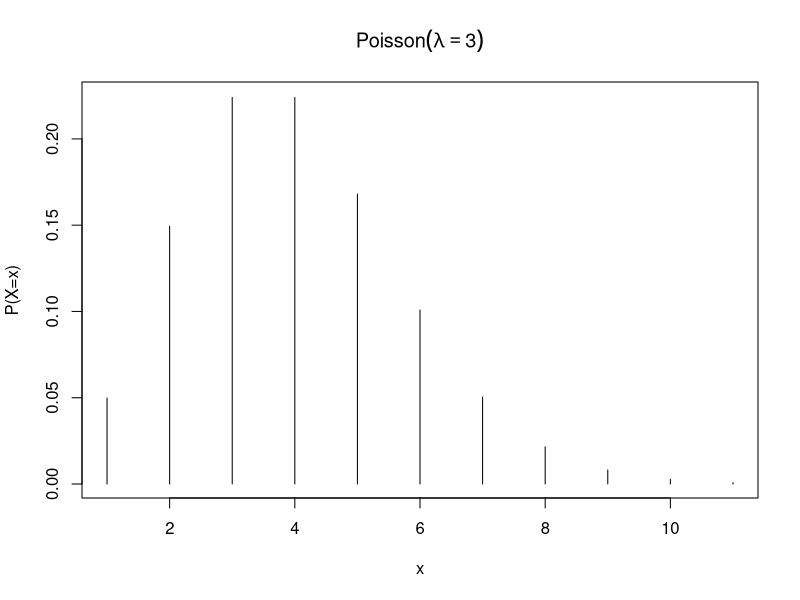
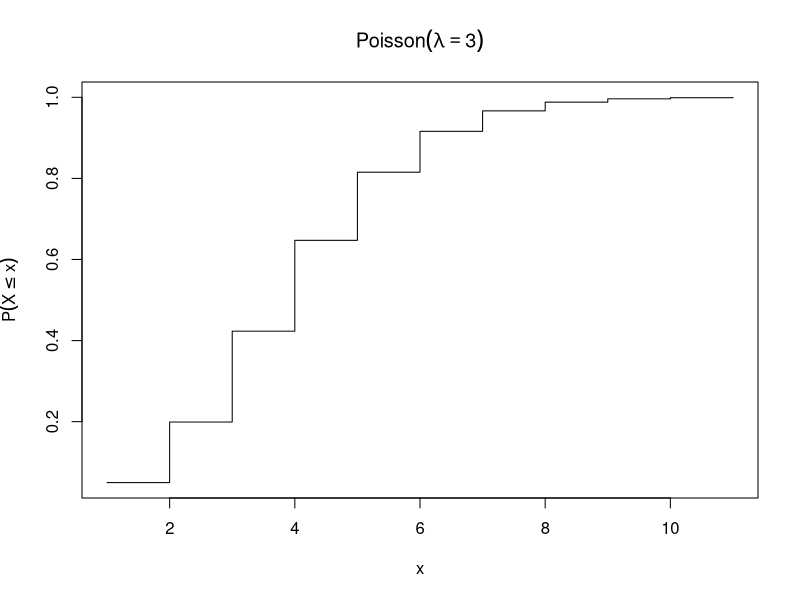
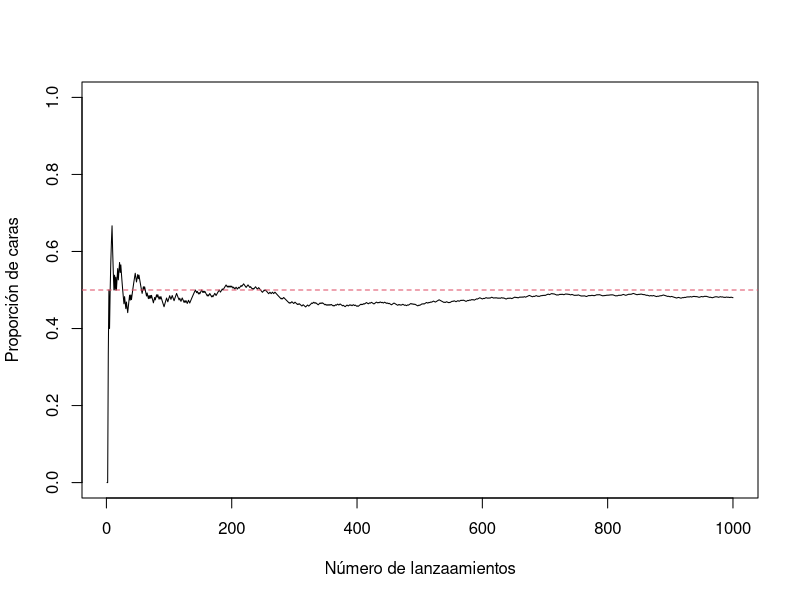
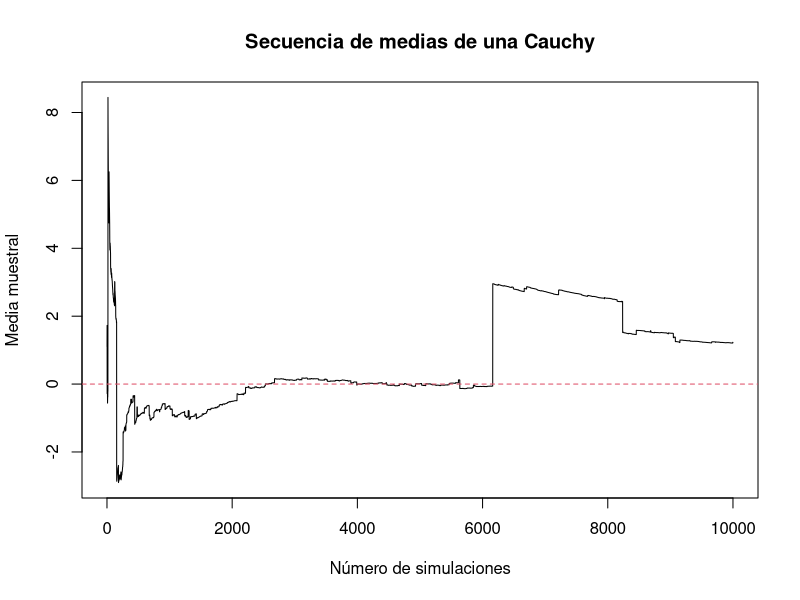
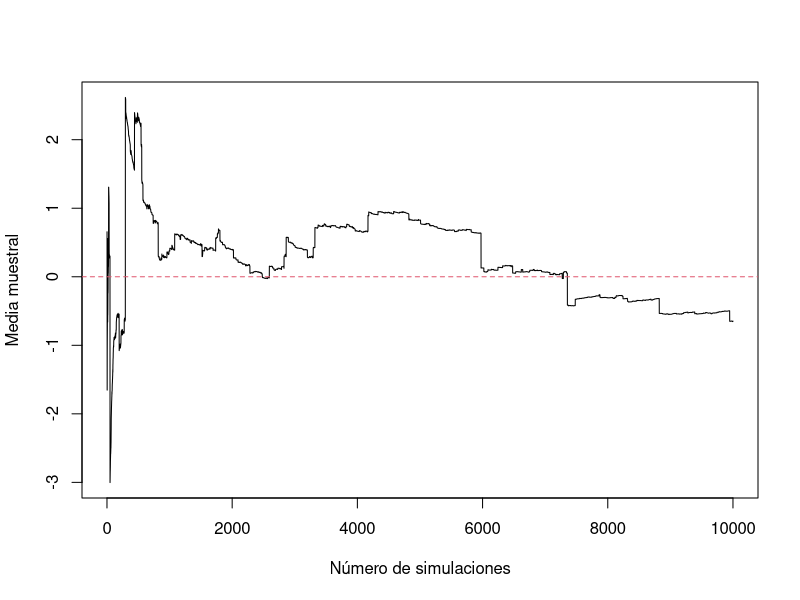
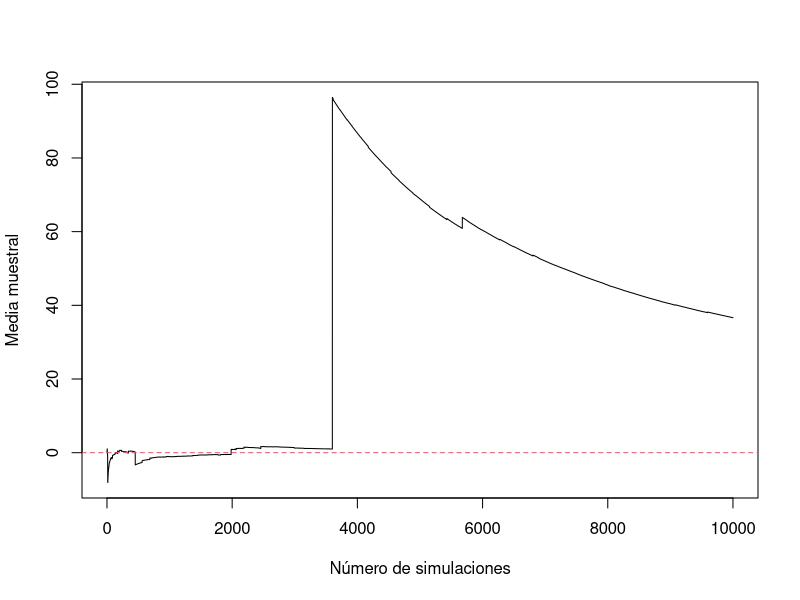
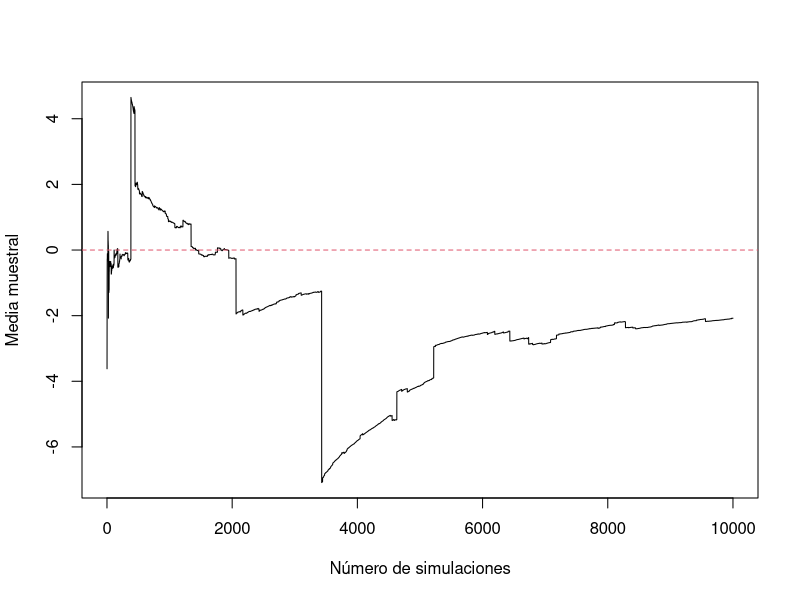
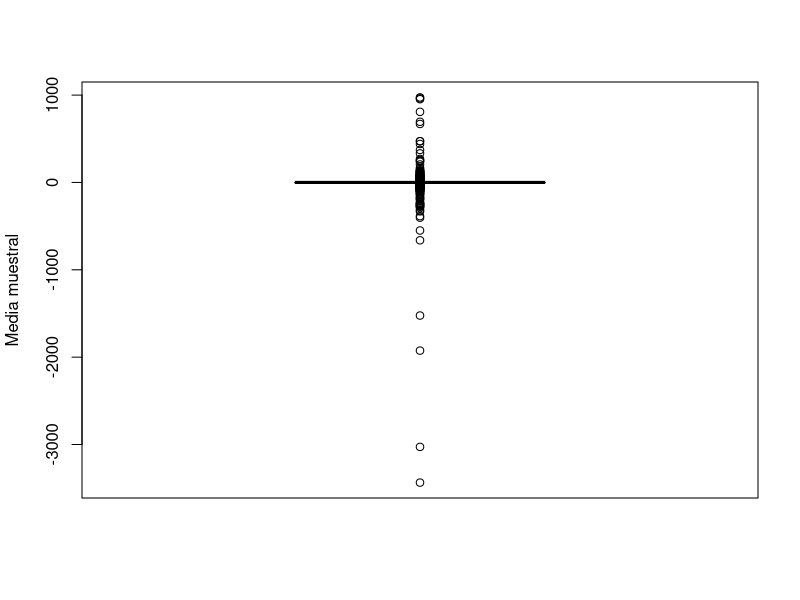

The R script that drew these images, in order: (Note: this script raises an error after producing the figures.)

# 5.2 Generación de números pseudo-aleatorios y distribuciones de probabilidad en R
rnorm(n = 10, mean = 10, sd = 2) # Normal con media 10 y desviación típica 2
runif(10) # Uniforme en (0,1)
rpois(n = 10, lambda = 1) # Poisson con media 1

sample(1:5, 5) # permutación
sample(1:5, 10, replace = TRUE) # muestra con reemplazo
sample(c(0, 1), 5, replace = TRUE, prob = c(0.4, 0.5)) # Bernoulli
sample(cars$speed, 3) # tres valores aleatorios de cars$speed

mx <- numeric()
for (i in 1:10) {
    set.seed(i)
    x <- rnorm(100, mean = 2)
    mx[i] <- mean(x)
}
mean(mx)

dpois(x = 0:10, lambda = 3)
plot(
    dpois(x = 0:10, lambda = 3),
    type = "h",
    xlab = "x",
    ylab = "P(X=x)",
    main = expression(Poisson(lambda == 3))
)

plot(ppois(q = 0:10, lambda = 3),
    type = "s", xlab = "x", ylab = expression(P(X <= x)),
    main = expression(Poisson(lambda == 3))
)
qnorm(0.025, lower.tail = FALSE) # valor crítico (Normal) alpha=0.05

# 5.3 Ley de los grandes números
# Probamos primero algunos lanzamientos (uno, diez):
sample(c(cara = 1, cruz = 0), 1, replace = TRUE, prob = c(0.5, 0.5))
x <- sample(c(cara = 1, cruz = 0), 10, replace = TRUE, prob = c(0.5, 0.5))
x
mean(x) # frecuencia relativa de cara en 10 lanzamientos
x <- sample(c(cara = 1, cruz = 0), 50, replace = TRUE, prob = c(0.5, 0.5))
mean(x) # frecuencia relativa de cara en 50 lanzamientos

# Representamos gráficamente la solución
set.seed(1) # para poder reproducir los resultados de abajo
nsim <- 1000
x <- sample(c(cara = 1, cruz = 0), nsim, replace = TRUE, prob = c(0.5, 0.5))
n <- 1:nsim
plot(n, cumsum(x) / n,
    type = "l", ylab = "Proporción de caras",
    xlab = "Número de lanzaamientos", ylim = c(0, 1)
)
abline(h = 0.5, lty = 2, col = 2)

# alternativamente podríamos haber hecho:
x <- rbinom(nsim, size = 1, prob = 0.5)
head(x)
# ó
x <- runif(nsim) < 0.5
head(x)


# 5.3.2. Detección de problemas de convergencia
# Esperanza no finita
set.seed(1)
nsim <- 10000
x <- rcauchy(nsim)
n <- 1:nsim
plot(n, cumsum(x) / n,
    type = "l", ylab = "Media muestral",
    xlab = "Número de simulaciones",
    main = "Secuencia de medias de una Cauchy"
)
abline(h = 0, lty = 2, col = 2)

# probando con varias semillas
for (i in 2:4) {
    set.seed(i)
    x <- rcauchy(nsim)
    plot(n, cumsum(x) / n,
        type = "l", ylab = "Media muestral",
        xlab = "Número de simulaciones"
    )
    abline(h = 0, lty = 2, col = 2)
}
# cajas para observar cómo se comporta: muchos datos anómalos
for (i in 2:4) {
    set.seed(i)
    x <- rcauchy(nsim)
    boxplot(x, ylab = "Media muestral")
}

# 5.3.3  Precisión de la aproximación

# ~~> intervalos de confianza
# Teorema central del límite: Teorema Central del Límite.
# Dada una secuencia X1, ..., Xn variables aleatorias iid
# con esperanza E[Xi] = µ y varianza V(Xi) = s^2 < 8
# ==> Z_n = (mean(c(X1,...Xn)) - \mu )/(\sigma/sqrt(n))
# para n --> \infty
# ~~> intervalo de confianza
# X_n -+ z_{\alpha/2}S_n/sqrt(n)

set.seed(1)
nsim <- 10000
x <- rnorm(nsim)
# Aproximación de la media:
mean(x)
# error estándar
sd(x) / sqrt(nsim)
# error máximo admisible al nivel de confianza 0.95
qnorm(0.975) * sd(x) / sqrt(nsim)

# representamos con intervalos de confianza
n <- 1:nsim
# medias muestrales para n=1,2,...,nsim
estim <- cumsum(x) / n
# correspondientes errores de estimación
# por simplicidad con varianza muestral en lugar de cuasivarianza
estim.err <- sqrt(cumsum((x - estim)^2)) / n
# gráfico de convergencia
plot(n, estim,
    type = "l", xlab = "Número de simulaciones",
    ylab = "Aproximación de la media y error", ylim = c(-1, 1)
)
# media teórica:
abline(h = 0, col = 2)
# intevalos de confianza (1-alpha=0.95)
z <- qnorm(0.975)
lines(estim - z * estim.err, lty = 3, lwd = 2, col = "blue")
lines(estim + z * estim.err, lty = 3, lwd = 2, col = "blue")

# Ejercicio. Comprueba y visualiza la convergencia en el caso variables con distribución
# uniforme, U(-3, 3).

# --------------------------------------------------------------------------------
# descando
# --------------------------------------------------------------------------------

# 5.3.4. Determinación del número de simulaciones

# En el caso en que la varianza de las X_i, \sigma^2 sea conocida, resolver el problema es
# determinar n tal que z_{\alpha/2} * \sigma / \sqrt(n) < \epsilon
# n = (z_{\alpha/2} \sigma / \epsilon )^2

# Ejercicio. Calcular el número de simulaciones necesario para aproximar la media µ
# de la siguientes distribuciones con un error máximo admisible de 0.1|µ|:
# 1. Normal con media µ = 10 y desviación típica s = 5.
# 2. Chi-cuadrado con 10 grados de libertad (µ = 10, s^2 = 2 * µ).
# 3. Poisson con parámetro <U+03BB> = 10 (µ = 10, s^2 = µ)

determina.n <- function(epsilon, sigma, alpha) {
    z <- qnorm(alpha / 2, lower.tail = F)
    n <- z * sigma / epsilon
    return(n^2)
}
# 1.
determina.n()
# 2.
# 3.

# --------------------------------------------------------------------------------

# En el caso \sigma^2 desconocidam, ste algoritmo
# 1. Fijar tamaño inicial n0.
# 2. Generarlos.
# 3. Si querías más precisión, genera


# --------------------------------------------------------------------------------
# Integración de MC
# Clásica
# Observación: la integral de h en [0,1] es la esperanza de h(X) con X ~> U(0,1)

# EG int. en [0,1] de 4x^4
h <- function(x) (4 * x^4) * (x > 0 & x < 1)
# visualizamos la función en el dominio de integración
curve(h, 0, 1)
# fijamos el número de simulaciones (n=nsim)
nsim <- 100
# calculamos la aproximación
set.seed(1)
x <- runif(nsim) # x1,...,xn
hx <- sapply(x, h) # h(x1),...h(xn)
mean(hx) # la aproximación final
# valor exacto
4 / 5
# --------------------------------------------------------------------------------
# gráfica de ello:
nsim <- 1000
set.seed(1)
x <- runif(nsim)
hx <- sapply(x, h)
# aproximaciones para $n=1,...,nsim$
estim <- cumsum(hx) / (1:nsim)
# errores de estimación correspondientes
estim.err <- sqrt(cumsum((hx - estim)^2)) / (1:nsim)
plot(1:nsim, estim,
    type = "l", ylab = "Aproximación y límites de error",
    xlab = "Número de simulaciones"
)
z <- qnorm(0.025, lower.tail = FALSE)
lines(estim - z * estim.err, col = "blue", lwd = 2, lty = 3)
lines(estim + z * estim.err, col = "blue", lwd = 2, lty = 3)
abline(h = 4 / 5, col = 2)
# Aproximación final y su error
estim[nsim]
estim.err[nsim]
# --------------------------------------------------------------------------------
# Caso general: integrales con límites infinitos
# idea: factorizar la función en producto de f densidad por otra
# I = \int h(x) = \int c(x)f(x) = E[c(X)]
# ~~> I \aproxeq 1/n \sum c(X_i)
# EG \int_2^\infty \frac{e^{-x^2/2}}{\sqrt{2\pi}}dx
# ~~> c(x) = I(x>2)

nsim <- 1000
set.seed(1)
x <- rnorm(nsim) # x1,...,xn
cc <- function(x) (x > 2)
cx <- cc(x) ## c(x1),...,c(xn)
# aproximación:
mean(cx)
# error
qnorm(0.025, lower.tail = FALSE) * sd(cx) / sqrt(nsim)
# valor exacto
pnorm(2, lower.tail = FALSE)
# --------------------------------------------------------------------------------
# ej la misma integral pero con límite inferior en 4.5
nsim <- 1000
set.seed(1)
x <- rnorm(nsim) # x1,...,xn
cc <- function(x) (x > 4.5)
cx <- cc(x) ## c(x1),...,c(xn)
# aproximación:
mean(cx)
# error
qnorm(0.025, lower.tail = FALSE) * sd(cx) / sqrt(nsim)
# valor exacto
pnorm(4.5, lower.tail = FALSE)
# Falla para valores muy pequeños

#
# --- 5.4.2 MUESTREO POR IMPORTANCIA ---------------------------------------------------
#

# Idea: cambiar la función de densidad por otra con una cola más pesada
# generar Z_1..Z_n desde f densidad g(z) con soporte incluyendo el de f(x)
# I = \int c(x) f(x) dx = \int c(z) w(z) g(z) dz = E[c(Z)w(Z)]
# w(z) = f(z)/g(z)
# ~~> I \aproxeq 1/n \sum c(Z_i)w(z_i)

nsim <- 1000
set.seed(1)
z <- rexp(nsim) + 4.5
w <- dnorm(z) / dexp(z - 4.5)
boxplot(w)
# aproximación:
mean(w)

# error
qnorm(0.025, lower.tail = FALSE) * sd(w) / sqrt(nsim)